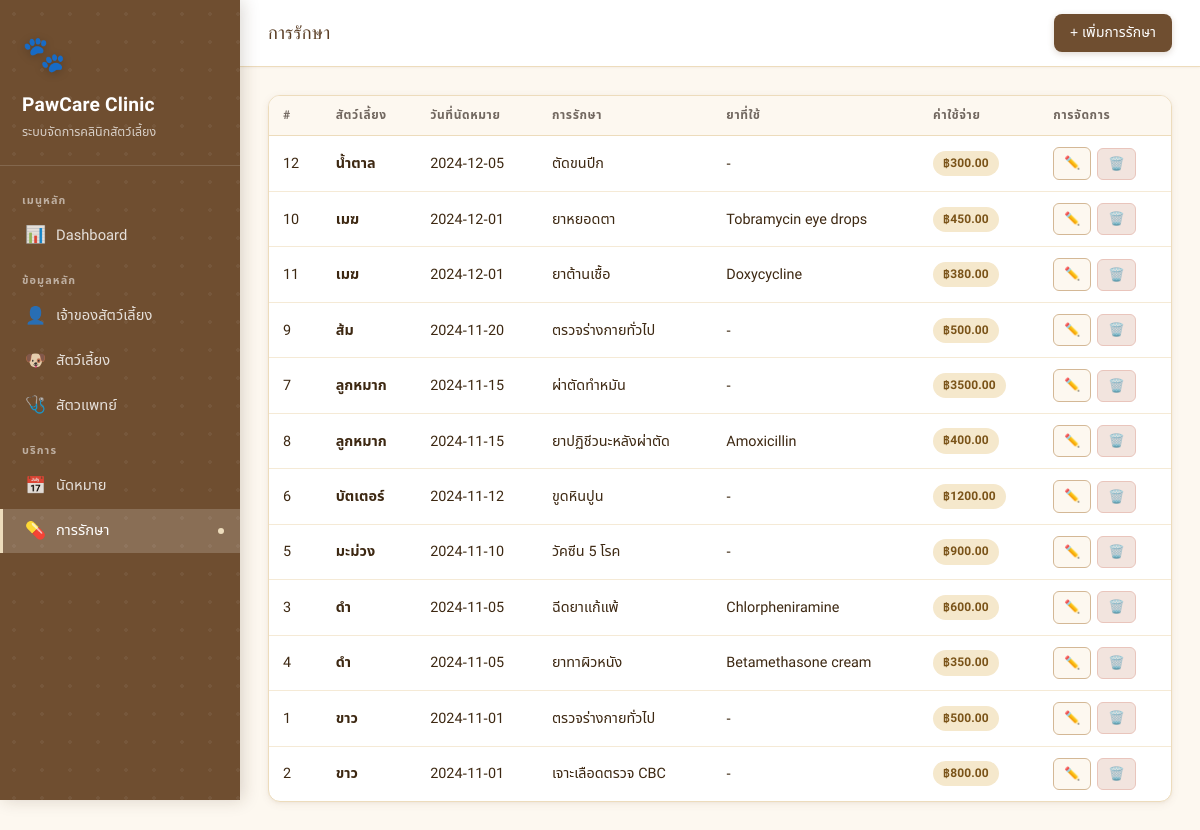
Screenshot of /treatments with the database file from the repository.
### tables this page shows
CREATE TABLE treatments (
        treat_id    INTEGER PRIMARY KEY AUTOINCREMENT,
        appt_id     INTEGER NOT NULL,
        description TEXT NOT NULL,
        medication  TEXT,
        cost        REAL NOT NULL DEFAULT 0.0,
        FOREIGN KEY (appt_id) REFERENCES appointments(appt_id) ON DELETE CASCADE
    );

CREATE TABLE pets (
        pet_id      INTEGER PRIMARY KEY AUTOINCREMENT,
        owner_id    INTEGER NOT NULL,
        name        TEXT NOT NULL,
        species     TEXT NOT NULL,
        breed       TEXT,
        birth_date  TEXT,
        FOREIGN KEY (owner_id) REFERENCES owners(owner_id) ON DELETE CASCADE
    );

CREATE TABLE appointments (
        appt_id     INTEGER PRIMARY KEY AUTOINCREMENT,
        pet_id      INTEGER NOT NULL,
        vet_id      INTEGER NOT NULL,
        appt_date   TEXT NOT NULL,
        reason      TEXT NOT NULL,
        status      TEXT NOT NULL DEFAULT 'Scheduled',
        notes       TEXT,
        FOREIGN KEY (pet_id) REFERENCES pets(pet_id) ON DELETE CASCADE,
        FOREIGN KEY (vet_id) REFERENCES vets(vet_id)
    );

### app.py (the view)
@app.route('/treatments')
def treatments():
    db = get_db()
    rows = db.execute("""SELECT t.*, a.reason, a.appt_date, p.name AS pet_name
        FROM treatments t JOIN appointments a ON a.appt_id=t.appt_id
        JOIN pets p ON p.pet_id=a.pet_id ORDER BY a.appt_date DESC""").fetchall()
    db.close()
    return render_template('treatments.html', treatments=rows)

### app.py (called while the page is built)
def get_db():
    conn = sqlite3.connect(DB_PATH)
    conn.row_factory = sqlite3.Row
    conn.execute("PRAGMA foreign_keys = ON")
    return conn

### templates/treatments.html (shortened to what this page needs)
{% extends 'base.html' %}
{% block page_title %}การรักษา{% endblock %}
{% block topbar_action %}<a href="{{ url_for('treat_new') }}" class="btn btn-primary">+ เพิ่มการรักษา</a>{% endblock %}
{% block content %}
<div class="card">
  <table>
    <thead><tr><th>#</th><th>สัตว์เลี้ยง</th><th>วันที่นัดหมาย</th><th>การรักษา</th><th>ยาที่ใช้</th><th>ค่าใช้จ่าย</th><th>การจัดการ</th></tr></thead>
    <tbody>
      {% for t in treatments %}
      <tr>
        <td>{{ t.treat_id }}</td>
        <td><strong>{{ t.pet_name }}</strong></td>
        <td>{{ t.appt_date }}</td>
        <td>{{ t.description }}</td>
        <td>{{ t.medication or '-' }}</td>
        <td><span class="badge badge-amber">฿{{ "%.2f"|format(t.cost) }}</span></td>
        <td>
          <div class="actions">
            <a href="{{ url_for('treat_edit', tid=t.treat_id) }}" class="btn btn-secondary btn-sm">✏️</a>
            <form method="post" action="{{ url_for('treat_delete', tid=t.treat_id) }}" onsubmit="return confirm('ยืนยันการลบ?')">
              <button class="btn btn-danger btn-sm">🗑️</button>
            </form>
          </div>
        </td>
      </tr>
      {% else %}
      <tr><td colspan="7" style="text-align:center;padding:32px;color:#94a3b8">ไม่พบข้อมูล</td></tr>
      {% endfor %}
    </tbody>
  </table>
</div>
{% endblock %}

### templates/base.html (style rules this page uses)
:root { --cream-50: #fdf8f0; --cream-100: #f5ead6; --cream-200: #eddcbc; --cream-300: #e0c99a; --brown-100: #d4b896; --brown-200: #c09a72; --brown-300: #a67c52; --brown-400: #8b6340; --brown-500: #6f4e30; --brown-600: #5a3d24; --brown-700: #3d2812; --gray-50: #f7f5f2; --gray-100: #ede9e3; --gray-200: #d6cfc6; --gray-300: #b8b0a4; --gray-400: #968e83; --gray-500: #726860; --gray-600: #524c46; --rose-soft: #f2e4de; --rose-text: #8b4a3a; --sage-soft: #e2ebdf; --sage-text: #3d5e38; --sky-soft: #dce8f0; --sky-text: #2d5470; --amber-soft:#f5e8cc; --amber-text:#7a5318; --bg-page: var(--cream-50); --bg-surface: #ffffff; --bg-raised: #ffffff; --bg-subtle: var(--cream-100); --text-primary: var(--brown-700); --text-secondary: var(--gray-500); --text-muted: var(--gray-400); --border: var(--cream-200); --border-strong: var(--brown-100); --accent: var(--brown-500); --accent-hover: var(--brown-600); --accent-light: var(--cream-100); --shadow-xs: 0 1px 2px rgba(111,78,48,.06); --shadow-sm: 0 2px 8px rgba(111,78,48,.08), 0 1px 3px rgba(111,78,48,.05); --shadow-md: 0 4px 16px rgba(111,78,48,.10), 0 2px 6px rgba(111,78,48,.06); --radius-sm: 8px; --radius-md: 12px; --radius-lg: 16px; --radius-xl: 24px; }
* { box-sizing: border-box; margin: 0; padding: 0; }
body { font-family: 'Noto Sans Thai', 'Mitr', sans-serif; background: var(--bg-page); color: var(--text-primary); min-height: 100vh; font-size: 15px; line-height: 1.6; }
.card { background: var(--bg-surface); border-radius: var(--radius-md); border: 1px solid var(--border); box-shadow: var(--shadow-sm); overflow: hidden; transition: box-shadow .2s; }
table { width: 100%; border-collapse: collapse; font-size: .9rem; }
thead th { background: var(--cream-50); padding: 10px 14px; text-align: left; font-weight: 600; color: var(--gray-500); font-size: .75rem; letter-spacing: .05em; text-transform: uppercase; border-bottom: 1px solid var(--border); white-space: nowrap; }
tbody tr { border-bottom: 1px solid var(--cream-100); transition: background .15s; }
tbody tr:last-child { border-bottom: none; }
tbody td { padding: 11px 14px; vertical-align: middle; color: var(--text-primary); }
.badge { display: inline-flex; align-items: center; gap: 4px; padding: 3px 10px; border-radius: 99px; font-size: .75rem; font-weight: 600; letter-spacing: .01em; }
.badge-amber { background: var(--amber-soft); color: var(--amber-text); }
.btn { display: inline-flex; align-items: center; gap: 6px; padding: 8px 16px; border-radius: var(--radius-sm); font-size: .87rem; font-weight: 500; cursor: pointer; border: none; text-decoration: none; transition: all .18s; font-family: 'Noto Sans Thai', sans-serif; letter-spacing: .01em; white-space: nowrap; }
.btn-primary { background: var(--brown-500); color: #fff; box-shadow: 0 2px 6px rgba(111,78,48,.22); }
.btn-secondary { background: var(--cream-50); color: var(--gray-600); border: 1px solid var(--border-strong); }
.btn-danger { background: var(--rose-soft); color: var(--rose-text); border: 1px solid #e9c5bc; }
.btn-sm { padding: 5px 10px; font-size: .8rem; border-radius: 6px; }
.actions { display: flex; gap: 6px; align-items: center; }

### rows the page displays
treatments: treat_id "12", pet_name "น้ำตาล", appt_date "2024-12-05", description "ตัดขนปีก", medication "-", cost "300.00"
treatments: treat_id "10", pet_name "เมฆ", appt_date "2024-12-01", description "ยาหยอดตา", medication "Tobramycin eye drops", cost "450.00"
treatments: treat_id "11", pet_name "เมฆ", appt_date "2024-12-01", description "ยาต้านเชื้อ", medication "Doxycycline", cost "380.00"
treatments: treat_id "9", pet_name "ส้ม", appt_date "2024-11-20", description "ตรวจร่างกายทั่วไป", medication "-", cost "500.00"
treatments: treat_id "7", pet_name "ลูกหมาก", appt_date "2024-11-15", description "ผ่าตัดทำหมัน", medication "-", cost "3500.00"
treatments: treat_id "8", pet_name "ลูกหมาก", appt_date "2024-11-15", description "ยาปฏิชีวนะหลังผ่าตัด", medication "Amoxicillin", cost "400.00"
treatments: treat_id "6", pet_name "บัตเตอร์", appt_date "2024-11-12", description "ขูดหินปูน", medication "-", cost "1200.00"
treatments: treat_id "5", pet_name "มะม่วง", appt_date "2024-11-10", description "วัคซีน 5 โรค", medication "-", cost "900.00"
treatments: treat_id "3", pet_name "ดำ", appt_date "2024-11-05", description "ฉีดยาแก้แพ้", medication "Chlorpheniramine", cost "600.00"
treatments: treat_id "4", pet_name "ดำ", appt_date "2024-11-05", description "ยาทาผิวหนัง", medication "Betamethasone cream", cost "350.00"
treatments: treat_id "1", pet_name "ขาว", appt_date "2024-11-01", description "ตรวจร่างกายทั่วไป", medication "-", cost "500.00"
treatments: treat_id "2", pet_name "ขาว", appt_date "2024-11-01", description "เจาะเลือดตรวจ CBC", medication "-", cost "800.00"
